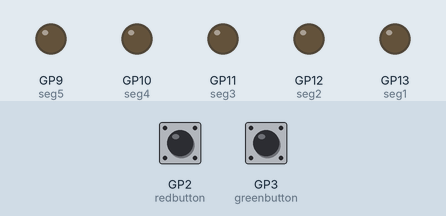
Bench run of a program on a simulated Raspberry Pi Pico running MicroPython. Parts: output pins drawn as LEDs (lit = HIGH). The inputs (shaded band) are chosen by the test bench; at power-on: GP2 (redbutton) LOW, GP3 (greenbutton) LOW.

Above: at 1.2 s.
1.3 s: GP2 (redbutton) pulled HIGH for 1 s
At 3.4 s:
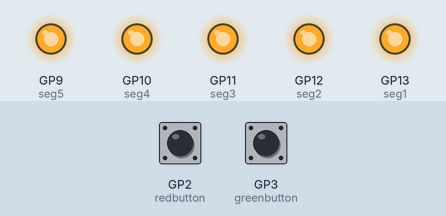
3.8 s: GP3 (greenbutton) pulled HIGH for 0.15 s
At 4.5 s:
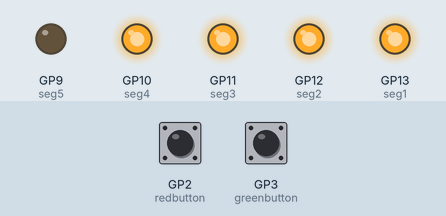
5.4 s: GP3 (greenbutton) pulled HIGH for 1 s
At 5.5 s:
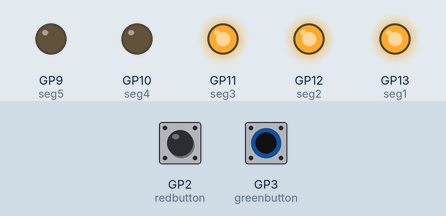
Timing chart, 0 to 8.4 s (numbered marks = the images above; inputs shaded):
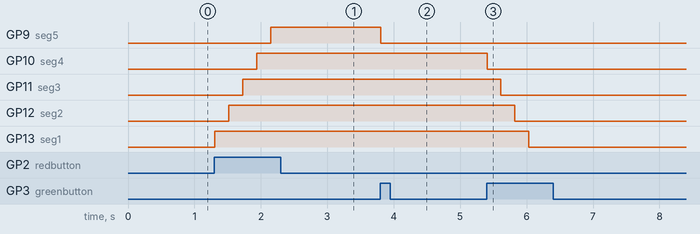

The program:

Day4-CountWithButtons.py
```python
from machine import Pin
import time

# Set up input pins
redbutton = Pin(2, Pin.IN, Pin.PULL_DOWN)
greenbutton = Pin(3, Pin.IN, Pin.PULL_DOWN)

# Set up LED pins
seg1 = Pin(13, Pin.OUT)
seg2 = Pin(12, Pin.OUT)
seg3 = Pin(11, Pin.OUT)
seg4 = Pin(10, Pin.OUT)
seg5 = Pin(9, Pin.OUT)

# Create a list of our LEDs
segments = [seg1, seg2, seg3, seg4, seg5]

# Set the initial count for the index
count = -1

# Turn off all LEDs to start
seg1.value(0)
seg2.value(0)
seg3.value(0)
seg4.value(0)
seg5.value(0)

while True:
    time.sleep(0.01)

    if redbutton.value() == 1:
        if count == 4:
            pass
        else:
            count += 1
            segments[count].value(1)
            time.sleep(0.2)
    if greenbutton.value() == 1:
        if count == -1:
            pass
        else:
            segments[count].value(0)
            time.sleep(0.2)
            count -= 1
```

Measured:
- after the input at 1.3 s, GP9 (seg5): LOW → HIGH after 0.85 s; GP10 (seg4): LOW → HIGH after 0.64 s; GP11 (seg3): LOW → HIGH after 0.43 s; GP12 (seg2): LOW → HIGH after 0.22 s; GP13 (seg1): LOW → HIGH at once
- after the input at 3.8 s, GP9 (seg5): HIGH → LOW at once
- after the input at 5.4 s, GP10 (seg4): HIGH → LOW at once; GP11 (seg3): HIGH → LOW after 0.21 s; GP12 (seg2): HIGH → LOW after 0.42 s; GP13 (seg1): HIGH → LOW after 0.63 s
